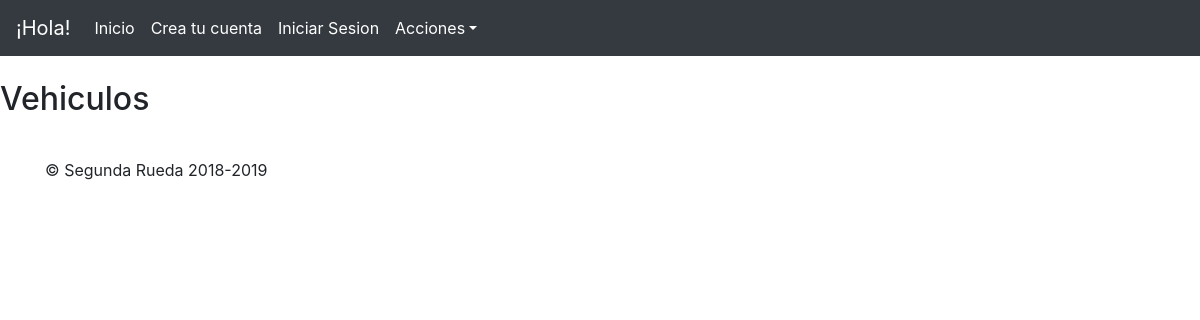
Page /vehiculos/ on the earlier database version.
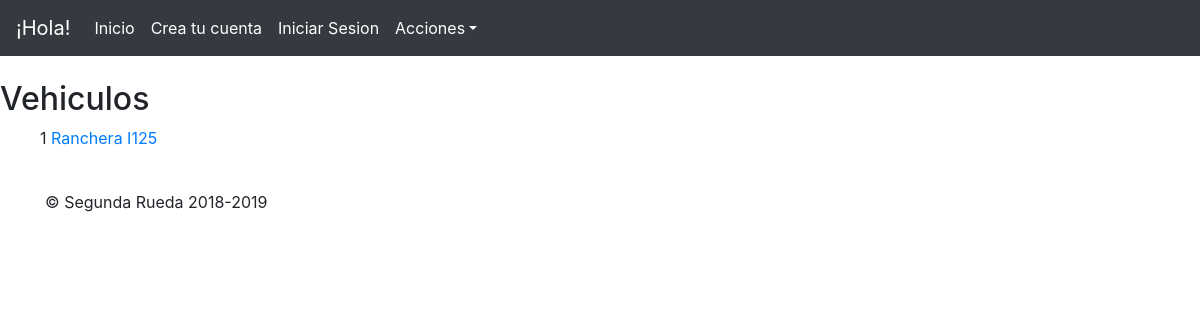
Same page on the later database version.
### SeRu/models.py (models this page shows, shortened)
class Vehiculo(models.Model):
	clase_vehiculo = models.CharField(null=False,max_length=100)
	marca = models.CharField(null=False,max_length=100)
	modelo = models.TextField(null=False)
	tipo = models.TextField(null=False)

### SeRu/views.py (the view)
# urls.py: url(r'^vehiculos/$', ListaVehiculos.as_view(), name='vehiculos'),
class ListaVehiculos(ListView):
	model = Vehiculo
	template_name='SeRu/vehiculos.html'

### SeRu/templates/SeRu/vehiculos.html
{% extends "base.html" %}
{% block content %}
    <h2>Vehiculos</h2>
    <ul>
        {% for vehiculo in object_list %}
            {{ vehiculo.pk }}
            <a href="http://127.0.0.1:8000/vehiculos/mostrar/{{ vehiculo.id }}">{{ vehiculo.clase_vehiculo }} {{ vehiculo.modelo }}</a><br>
        {% endfor %}
    </ul>
{% endblock %}

Differences in the rows shown:
added Vehiculo: pk "1", clase_vehiculo "Ranchera", modelo "I125"
